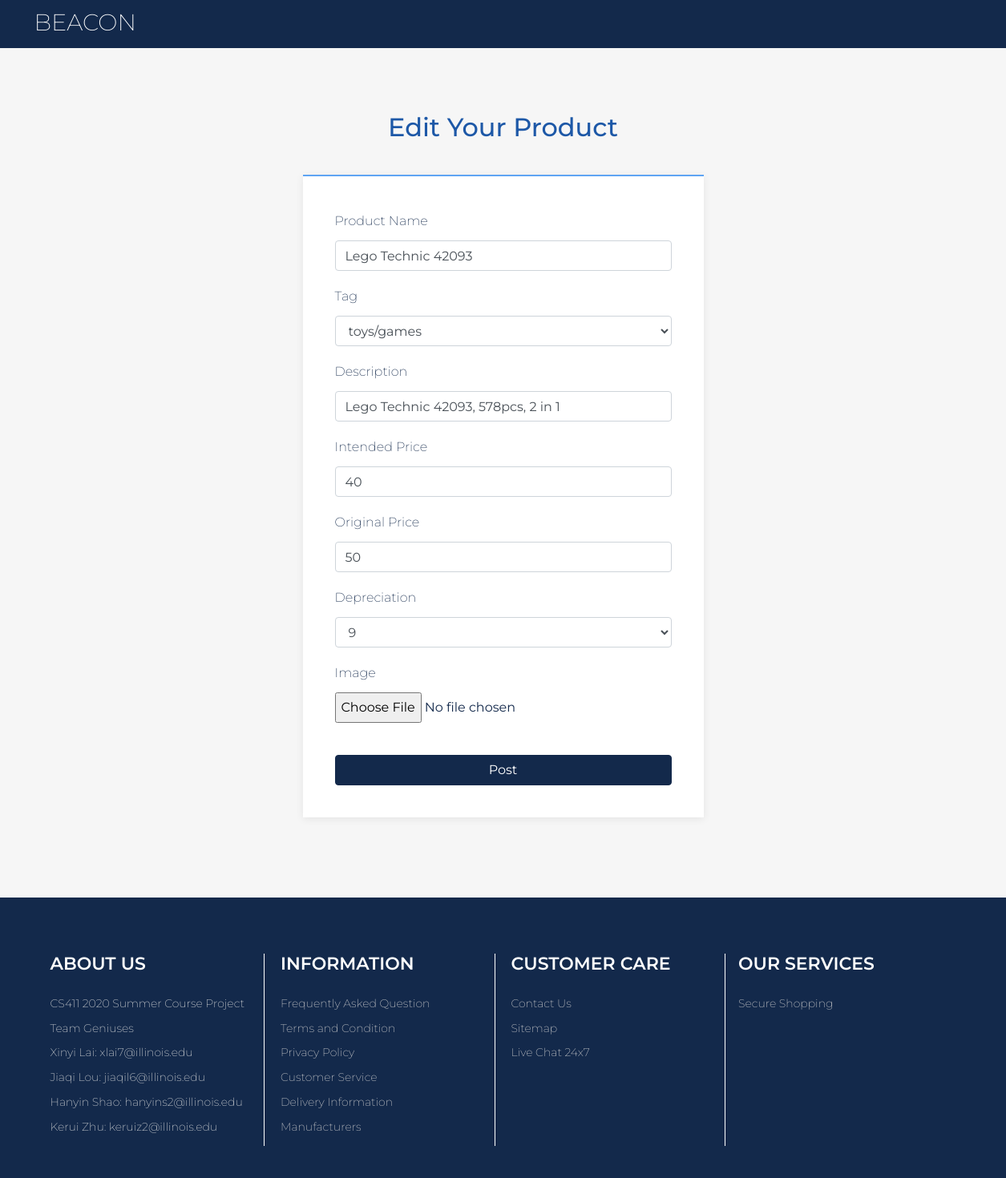
Page /edit_product.php?id=177 on the committed database.
### tables this page shows
CREATE TABLE `Sales` (
  `SaleId` int NOT NULL,
  `SellerId` varchar(50) DEFAULT NULL,
  `ProductName` varchar(50) DEFAULT NULL,
  `Tag` varchar(50) DEFAULT NULL,
  `Description` varchar(500) DEFAULT NULL,
  `Image` varchar(100) DEFAULT NULL,
  `IntendedPrice` double DEFAULT NULL,
  `OriginalPrice` double DEFAULT NULL,
  `Depreciation` int DEFAULT NULL,
  `IntendedBuyerId` varchar(50) DEFAULT NULL,
  `DatePost` timestamp NOT NULL DEFAULT CURRENT_TIMESTAMP
);

### edit_product.php (the view, shortened to what this page needs)
<?php
    $saleid = (int)$_GET['id'];
    if ($saleid) {
        if ($_SERVER["REQUEST_METHOD"] == "POST") {
            $seller_id = $_SESSION['curr_user'];
            $product_name = ppc($_POST["product_name"]);
            $tag = ppc($_POST["tag"]);
            $description = ppc($_POST["description"]);
            $intended_price = (double)ppc($_POST["intendedPrice"]);
            $original_price = (double)ppc($_POST["originalPrice"]);
            $depreciation = (int)$_POST["depreciation"];
            if ($product_name != "" && $intended_price > 0 && $original_price > 0
                && file_exists($_FILES['image']['tmp_name']) ) {
                $upload_dir="images/".$seller_id."/";
                if(!is_dir($upload_dir)) { mkdir($upload_dir); }
                $postfix = substr($_FILES['image']['name'],strrpos($_FILES['image']['name'],'.'));
                $filename = $upload_dir.date("YmdHis").$postfix;
                if(move_uploaded_file($_FILES['image']['tmp_name'], $filename)){
                    $conn = connectDB();
                    $sql = "SELECT * FROM Sales WHERE SaleId=$saleid";
                    $result = $conn->query($sql);
                    if ($result) {
                        $row = mysqli_fetch_assoc($result);
                        $original_filepath = $row['Image'];
                        if(is_file($original_filepath)) {
                            unlink($original_filepath);
                        }
                    }
                    else {
                        $msg = "Delete old image Error: " . $sql . "<br>" . $conn->error;
                        header("location:index.php");
                        exit;
                    }
                    $sql = "UPDATE Sales
						    SET ProductName = '$product_name', Tag = '$tag', Description = '$description', Image = '$filename', IntendedPrice = '$intended_price', OriginalPrice = '$original_price', Depreciation = '$depreciation'
                            WHERE SaleId = '$saleid'";
                    if ($conn->query($sql)) {
                        header("location:myproducts.php");
                        exit;
                    } else {
                        $msg = 'Update fail';
                    }
                    $conn->close();
                } else {
                    $msg = 'Store fail';
                }
            } else if($product_name != "" && $intended_price > 0 && $original_price > 0){
                $conn = connectDB();
                $sql = "UPDATE Sales
                        SET ProductName = '$product_name', Tag = '$tag', Description = '$description', IntendedPrice = '$intended_price', OriginalPrice = '$original_price', Depreciation = '$depreciation'
                        WHERE SaleId = '$saleid'";
                if ($conn->query($sql)) {
                    header("location:myproducts.php");
                    exit;
                } else {
                    $msg = 'Update fail';
                }
                $conn->close();
            }
            else{
                $msg = 'Wrong information';
            }
        }
        else {
            $conn = connectDB();
            $sql = "SELECT * FROM Sales WHERE SaleId=$saleid";
            $result = $conn->query($sql);
            if ($result) {
                $row = mysqli_fetch_assoc($result);
                $product_name = $row['ProductName'];
                $tag = $row['Tag'];
                $description = $row['Description'];
                $intended_price = $row['IntendedPrice'];
                $original_price = $row['OriginalPrice'];
                $depreciation = $row['Depreciation'];
            }
            else {
                $msg = "Error: " . $sql . "<br>" . $conn->error;
            }
        }
    }
?>
<!DOCTYPE html>
<html>
<head>
    <link rel="stylesheet" href="assets/bootstrap/css/bootstrap.min.css">
    <link rel="stylesheet" href="assets/css/baguetteBox.min.css">
    <link rel="stylesheet" href="assets/css/smoothproducts.css">
</head>
<body>
    <nav class="navbar navbar-dark navbar-expand-lg bg-primary clean-navbar" style="height: 60px; padding-top: 30px;">
        <div class="container"><a class="navbar-brand text-white logo" href="index.php"><p style="font-size: larger;">BEACON</p></a>
        </div>
    </nav>
    <main class="page post-page">
        <section class="clean-block clean-form dark">
            <div class="container">
                <div class="block-heading">
                    <h2 class="text-info">Edit Your Product</h2>
				</div>
                <form action="" method="post" enctype="multipart/form-data">
                    <div class="form-group">
						<label for="focusedInput">Product Name</label>
						<input class="form-control item" type="text" name="product_name" value="<?php echo $product_name;?>"/>
					</div>
					<div class="form-group">
						<label for="focusedInput">Tag</label><span class="warning"> <?php echo $tag_err;?></span>
                        <select class="form-control" id="tag" name="tag">
							<optgroup label="tag">
                                <option value="toys/games" <?php echo $tag=="toys/games" ? 'selected':'' ?> >toys/games</option>
							</optgroup>
						</select>
					</div>
                    <div class="form-group">
						<label for="focusedInput">Description</label> <span class="warning">
						<input class="form-control item" type="text" name="description" value="<?php echo $description;?>"/>
					</div>
                    <div class="form-group">
						<label for="focusedInput">Intended Price</label>
						<input class="form-control item" type="text" name="intendedPrice" value="<?php echo $intended_price;?>"/>
					</div>
                    <div class="form-group">
						<label for="focusedInput">Original Price</label>
						<input class="form-control item" type="text" name="originalPrice" value="<?php echo $original_price;?>"/>
					</div>
                    <div class="form-group">
						<label for="selectError3">Depreciation</label>
						<select class="form-control" id="selectError3" name="depreciation">
							<optgroup label="Depreciation">
								<option value="9" <?php echo $depreciation==9 ? 'selected':'' ?> >9</option>
							</optgroup>
						</select>
					</div>
                    <div class="form-group">
						<label for="focusedInput">Image</label><br/>
						<input type="file" name="image"/><br/>
					</div>
                    <div class="form-group">
                        <fieldset>
                        </fieldset>
                    </div>
				    <button class="btn btn-primary btn-block" type="submit" name="submit">Post</button>
			    </form>
            </div>
        </section>
    </main>
	<footer class="page-footer dark">
        <div class="container">
            <div class="row">
                <div class="col-sm-3">
                    <div class="single-widget">
                        <h5>ABOUT US</h5>
                        <ul>
                            <span class="white-font">CS411 2020 Summer Course Project</br></span>
                            <span class="white-font">Team Geniuses</br></span>
                            <span class="white-font">Xinyi Lai: xlai7@illinois.edu</br></span>
                            <span class="white-font">Jiaqi Lou: jiaqil6@illinois.edu</br></span>
                            <span class="white-font">Hanyin Shao: hanyins2@illinois.edu</br></span>
                            <span class="white-font"> Kerui Zhu: keruiz2@illinois.edu</span>
                        </ul>
                    </div>
                </div>
                <div class="col-sm-3">
                    <div class="single-widget">
                    	<h5>INFORMATION</h5>
                        <ul>
                            <span class="white-font"><a href="#">Frequently Asked Question</a></br></span>
                            <span class="white-font"><a href="#">Terms and Condition</a></br></span>
                            <span class="white-font"><a href="#">Privacy Policy</a></br></span>
                            <span class="white-font"><a href="#">Customer Service</a></br></span>
                            <span class="white-font"><a href="#">Delivery Information</a></br></span>
                            <span class="white-font"><a href="#">Manufacturers</a></br></span>
                        </ul>
                    </div>
                </div>
                <div class="col-sm-3">
                    <div class="single-widget">
                    	<h5>CUSTOMER CARE</h5>
                        <ul>
                            <span class="white-font"><a href="#">Contact Us</a></br></span>
                            <span class="white-font"><a href="#">Sitemap</a></br></span>
                            <span class="white-font"><a href="#">Live Chat 24x7</a></br></span>
                        </ul>
                    </div>
                </div>
                <div class="col-sm-3">
                    <div class="single-widget-1">
                    <h5>OUR SERVICES</h5>
                        <ul>
                            <span class="white-font"><a href="#">Secure Shopping</a></br></span>
                        </ul>
                    </div>
				</div>
            </div>
        </div>
	</footer>
</body>
</html>

### assets/css/smoothproducts.css (style rules this page uses)
html, body { height: 100%; width: 100%; }
.white-font { color: #DDDEDE; padding-top: 20px; padding-right: 10px; line-height: 2.2em; font-size: 14px; }
.single-widget { border-style: solid; border-width: 0 1px 0 0; border-color: #fff; margin-left: -60px; margin-right: 80px; min-height: 240px; }
.single-widget-1 { margin-left: -64px; margin-right: 80px; min-height: 240px; }
.row { margin-left: 50px; margin-right: -90px; min-height: 280px; }
.warning { font-size: 14px; color: crimson; }
.navbar-brand { margin-left: -30px; }

### rows in the picture
sales: product_name "Lego Technic 42093", tag "toys/games", description "Lego Technic 42093, 578pcs, 2 in 1", intendedPrice "40", originalPrice "50", depreciation "9"
